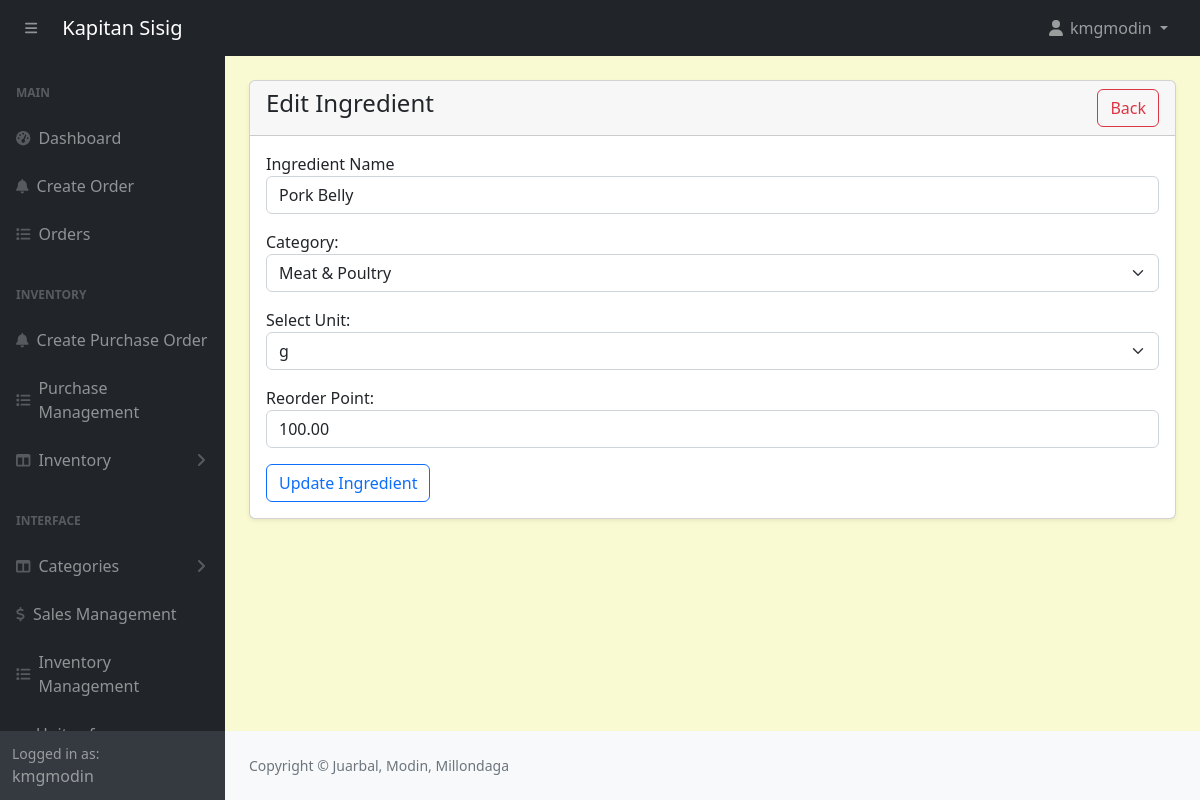
/admin/ingredients-edit.php?id=4 (signed in), run on the app's committed database.
### tables this page shows
CREATE TABLE `ingredients` (
  `id` int(11) NOT NULL,
  `name` varchar(191) NOT NULL,
  `unit_id` int(11) NOT NULL,
  `category` varchar(191) NOT NULL,
  `quantity` decimal(10,2) NOT NULL,
  `reorder_point` decimal(10,2) NOT NULL
);

### config/function.php (called while the page is built, shortened)
<?php
require 'dbcon.php';
function validate($inputData){
    global $conn;
    $validatedData = mysqli_real_escape_string($conn, $inputData);
    return trim($validatedData);
}
function getById($tableName, $id){
    global $conn;
    $table = validate($tableName);
    $id = validate($id);
    $query = "SELECT * FROM $table WHERE id='$id' LIMIT 1";
    $result = mysqli_query($conn, $query);
    if($result){
        if(mysqli_num_rows($result) == 1){
            $row = mysqli_fetch_assoc($result);
            $response = [
                'status' =>200,
                'data' => $row,
                'message' => 'Record Found'
            ];
            return $response;
        }else{
            $response = [
                'status' =>404,
                'message' => 'No Data Found'
            ];
            return $response;
        }
    }else{
        $response = [
            'status' =>500,
            'message' => 'Something Went Wrong'
        ];
        return $response;
    }
}
?>

### admin/ingredients-edit.php (the view, shortened to what this page needs)
<?php include('includes/header.php'); ?>
<div class="container-fluid px-4 pb-4">
    <div class="card mt-4 shadow-sm">
        <div class="card-header">
            <h4 class="mb-0">Edit Ingredient
                <a href="ingredients-view.php" class="btn btn-outline-danger float-end">Back</a>
            </h4>
        </div>
        <div class="card-body">
            <?php
            if (isset($_GET['id'])) {
                $ingredientData = getById('ingredients', $_GET['id']);
                if ($ingredientData['status'] == 200) {
                    $ingredient = $ingredientData['data'];
            ?>
            <form action="code.php" method="POST">
                <div class="mb-3">
                    <label for="name">Ingredient Name</label>
                    <input type="text" id="name" name="name" value="<?= htmlspecialchars($ingredient['name']) ?>" class="form-control" required>
                </div>
                <div class="mb-3">
                    <label for="category">Category:</label>
                    <select id="category" name="category" class="form-select" required>
                        <option value="Meat & Poultry" <?= $ingredient['category'] == 'Meat & Poultry' ? 'selected' : '' ?>>Meat & Poultry</option>
                    </select>
                </div>
                <div class="mb-3">
                    <label for="unit_id">Select Unit:</label>
                    <select id="unit_id" name="unit_id" class="form-select" required>
                        <?php
                        $unitResult = mysqli_query($conn, "SELECT id, uom_name FROM units_of_measure WHERE type = 'reference' AND active = 1");
                        if ($unitResult && mysqli_num_rows($unitResult) > 0) {
                            while ($uItem = mysqli_fetch_assoc($unitResult)) {
                                $selected = ($ingredient['unit_id'] == $uItem['id']) ? 'selected' : '';
                                echo '<option value="'.htmlspecialchars($uItem['id']).'" '.$selected.'>'.htmlspecialchars($uItem['uom_name']).'</option>';
                            }
                        } else {
                            echo '<option value="">No reference units found!</option>';
                        }
                        ?>
                    </select>
                </div>
                <div class="mb-3">
                    <label for="reorder_point">Reorder Point:</label>
                    <input type="decimal" id="reorder_point" name="reorder_point" value="<?= htmlspecialchars($ingredient['reorder_point']) ?>" class="form-control" required>
                </div>
                <button type="submit" name="updateIngredient" class="btn btn-outline-primary">Update Ingredient</button>
            </form>
            <?php
                } else {
                    echo '<h4>No Ingredient Found.</h4>';
                }
            } else {
                echo '<h4>Invalid Request.</h4>';
            }
            ?>
        </div>
    </div>
</div>
<?php include('includes/footer.php'); ?>

### admin/assets/css/custom.css (style rules this page uses)
body { margin: 0; font-family: system-ui, -apple-system, "Segoe UI", Roboto, "Helvetica Neue", "Noto Sans", "Liberation Sans", Arial, sans-serif; font-size: 1rem; font-weight: 400; line-height: 1.5; color: #212529; text-align: left; background-color: #FAFAD2; -webkit-text-size-adjust: 100%; -webkit-tap-highlight-color: rgba(0, 0, 0, 0); }

### data on the page
ingredients: name "Pork Belly", category "Meat & Poultry", reorder_point "100.00"

### other printed values
$_SESSION['loggedInUser']['username'] "kmgmodin"
form field unit_id "g"
